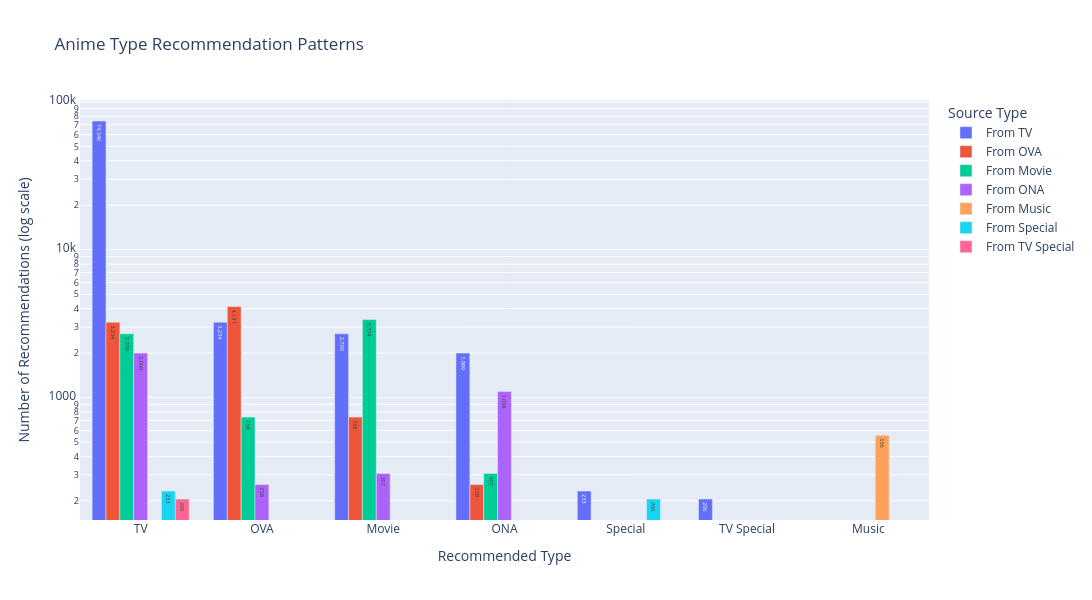

Notebook code cell kept with this figure:
### Code cell
fig = gu.recommendation_type_patterns()
fig.show()

### Figure 1 — Plotly figure (JSON) as saved in the notebook; plotly's stock layout.template omitted (floating-point values rounded to 4 significant figures)
{"data": [{"hovertemplate": "<b>TV → %{x}</b><br>Recommendations: %{y:,}<br><extra></extra>", "name": "From TV", "text": ["74,346", "3,234", "2,700", "1,999", "233", "206"], "textposition": "auto", "type": "bar", "x": ["TV", "OVA", "Movie", "ONA", "Special", "TV Special"], "y": [74346, 3234, 2700, 1999, 233, 206]}, {"hovertemplate": "<b>OVA → %{x}</b><br>Recommendations: %{y:,}<br><extra></extra>", "name": "From OVA", "text": ["4,131", "3,234", "738", "258"], "textposition": "auto", "type": "bar", "x": ["OVA", "TV", "Movie", "ONA"], "y": [4131, 3234, 738, 258]}, {"hovertemplate": "<b>Movie → %{x}</b><br>Recommendations: %{y:,}<br><extra></extra>", "name": "From Movie", "text": ["3,374", "2,700", "738", "307"], "textposition": "auto", "type": "bar", "x": ["Movie", "TV", "OVA", "ONA"], "y": [3374, 2700, 738, 307]}, {"hovertemplate": "<b>ONA → %{x}</b><br>Recommendations: %{y:,}<br><extra></extra>", "name": "From ONA", "text": ["2,000", "1,098", "307", "258"], "textposition": "auto", "type": "bar", "x": ["TV", "ONA", "Movie", "OVA"], "y": [2000, 1098, 307, 258]}, {"hovertemplate": "<b>Music → %{x}</b><br>Recommendations: %{y:,}<br><extra></extra>", "name": "From Music", "text": ["556"], "textposition": "auto", "type": "bar", "x": ["Music"], "y": [556]}, {"hovertemplate": "<b>Special → %{x}</b><br>Recommendations: %{y:,}<br><extra></extra>", "name": "From Special", "text": ["233", "206"], "textposition": "auto", "type": "bar", "x": ["TV", "Special"], "y": [233, 206]}, {"hovertemplate": "<b>TV Special → %{x}</b><br>Recommendations: %{y:,}<br><extra></extra>", "name": "From TV Special", "text": ["206"], "textposition": "auto", "type": "bar", "x": ["TV"], "y": [206]}], "layout": {"barmode": "group", "height": 600, "hovermode": "x unified", "legend": {"title": {"text": "Source Type"}}, "title": {"text": "Anime Type Recommendation Patterns"}, "width": 1200, "xaxis": {"title": {"text": "Recommended Type"}}, "yaxis": {"title": {"text": "Number of Recommendations (log scale)"}, "type": "log"}}}
